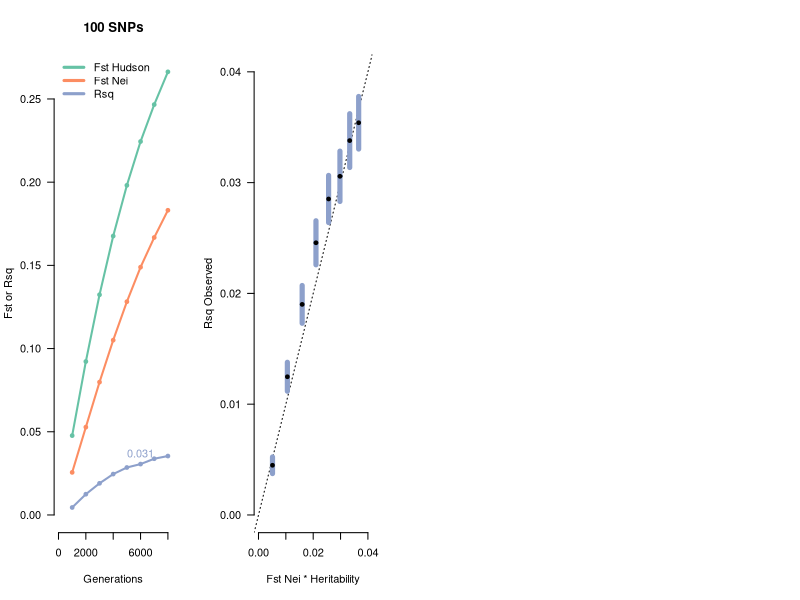

The R source for this figure: (Note: a time limit stopped this script after it produced the figure.)
# Visualizing the relationship between Fst and heritable trait differences
# Warning lots of runs by default, will be slow

library(RColorBrewer)

par(mfrow=c(1,4))

for ( M in c(100,1e3) ) {

seeds = 1e3
N = 100
p0 = 0.5

gen_power = (seq(0,6,by=0.25))
gens = seq(1000,8000,by=1000)
  
hsq = 0.2
Ne = 10e3
maf_anc = rep(p0,M)
drift_var = p0 * (1-p0) * ( gens / (2*Ne) )
all_drift = drift_var

pop_lbl = c(rep(1,N),rep(0,N))
mean_fst_hudson = matrix(NA,nrow=1,ncol=length(all_drift))
mean_fst_nei73 = matrix(NA,nrow=1,ncol=length(all_drift))
mean_rsq = matrix(NA,nrow=1,ncol=length(all_drift))
se_rsq = matrix(NA,nrow=1,ncol=length(all_drift))
mean_gap = matrix(NA,nrow=1,ncol=length(all_drift))

for( i in 1:length(all_drift) ) {
  
  drift = all_drift[i]
  fst_hudson = rep(NA,seeds)
  fst_nei73 = rep(NA,seeds)
  rsq = rep(NA,seeds)
  gap = rep(NA,seeds)
  
  for ( s in 1:seeds ) {
    maf_pop1 = maf_anc + rnorm(M,0,sqrt(drift) )
    maf_pop2 = maf_anc + rnorm(M,0,sqrt(drift) )
    
    maf_pop2[ maf_pop2 > 1 ] = 1
    maf_pop2[ maf_pop2 < 0 ] = 0
    
    maf_pop1[ maf_pop1 > 1 ] = 1
    maf_pop1[ maf_pop1 < 0 ] = 0
    
    # hudson fst
    cur_fst = ((maf_pop1 - maf_pop2)^2) / ( maf_pop1*(1-maf_pop2) + maf_pop2*(1-maf_pop1))
    fst_hudson[s] = mean(cur_fst,na.rm=T)
    
    # nei fst (Edge)
    h_s = apply( rbind( maf_pop1^2 + (1-maf_pop1)^2 , maf_pop2^2 + (1-maf_pop2)^2 ) , 2 , mean)
    h_t = apply( rbind( apply( rbind( maf_pop1 , maf_pop2 ) , 2 , mean ) , apply( rbind( 1 - maf_pop1 , 1 - maf_pop2 ) , 2 , mean ) )^2 , 2 , sum )
    cur_fst = (h_s - h_t) / (1 - h_t )
    fst_nei73[s] = mean(cur_fst,na.rm=T)
    
    # generate heritable phenotype
    b = rnorm(M,0,1)
    x = matrix(NA,nrow=N*2,ncol=M)
    for ( snp in 1:M ) {
      x[1:N,snp] = rbinom(N,2,maf_pop1[snp])
      x[(N+1):(N+N),snp] = rbinom(N,2,maf_pop2[snp])
    }
    x = scale(x)
    x[ , apply(is.na(x),2,sum) != 0 ] = 0
    y1 = sqrt(hsq) * scale(x %*% b) + rnorm(N,0,sqrt(1-hsq))
    rsq[s] = summary(lm( y1 ~ pop_lbl ))$adj.r.sq
    y1 = scale(y1) * (3) + 70
    gap[s] = mean(y1[pop_lbl==0]) - mean(y1[pop_lbl==1])
  }
  mean_fst_hudson[1,i] = mean(fst_hudson,na.rm=T)
  mean_fst_nei73[1,i] = mean(fst_nei73,na.rm=T)
  mean_rsq[1,i] = mean(rsq,na.rm=T)
  se_rsq[1,i] = sd(rsq,na.rm=T)/sqrt(sum(!is.na(rsq)))
  mean_gap[1,i] = mean(abs(gap),na.rm=T)
  cat( gens[i] , mean_fst_hudson[1,i] , mean_fst_nei73[1,i] ,mean_rsq[1,i] , '\n' )
}


clr = brewer.pal(3,"Set2")
plot(gens,mean_fst_hudson[1,],xlim=c(0,max(gens)),ylim=c(0,max(mean_fst_hudson)),type="l",lwd=2,col=clr[1],las=1,bty="n",xlab="Generations",ylab="Fst or Rsq",main=paste(M," SNPs",sep=''))
points(gens,mean_fst_hudson[1,],pch=19,col=clr[1],cex=0.75)
lines(gens,mean_fst_nei73[1,],lwd=2,col=clr[2])
points(gens,mean_fst_nei73[1,],pch=19,col=clr[2],cex=0.75)
lines(gens,mean_rsq[1,],lwd=2,col=clr[3])
points(gens,mean_rsq[1,],pch=19,col=clr[3],cex=0.75)
legend("topleft",legend=c("Fst Hudson","Fst Nei","Rsq"),col=clr,bty="n",lwd=3)

label = which.min( abs(mean_fst_nei73 - 0.15) )
text( gens[label] , mean_rsq[label] , sprintf("%1.3f",mean_rsq[label]) , col=clr[3] , pos=3 )

max_val = 0.04 # max(mean_rsq)
plot( mean_fst_nei73*hsq , mean_rsq , xlab="Fst Nei * Heritability" , ylab="Rsq Observed", xlim=c(0,max_val) , ylim=c(0,max_val),las=1,bty="n",pch=19,cex=0.75)
abline(0,1,lty=3)
arrows( mean_fst_nei73*hsq , mean_rsq - 1.96*se_rsq , mean_fst_nei73*hsq , mean_rsq + 1.96*se_rsq , len=0 , col=clr[3] , lwd=5 )
points( mean_fst_nei73*hsq , mean_rsq , pch=19 , cex=0.75)

}
